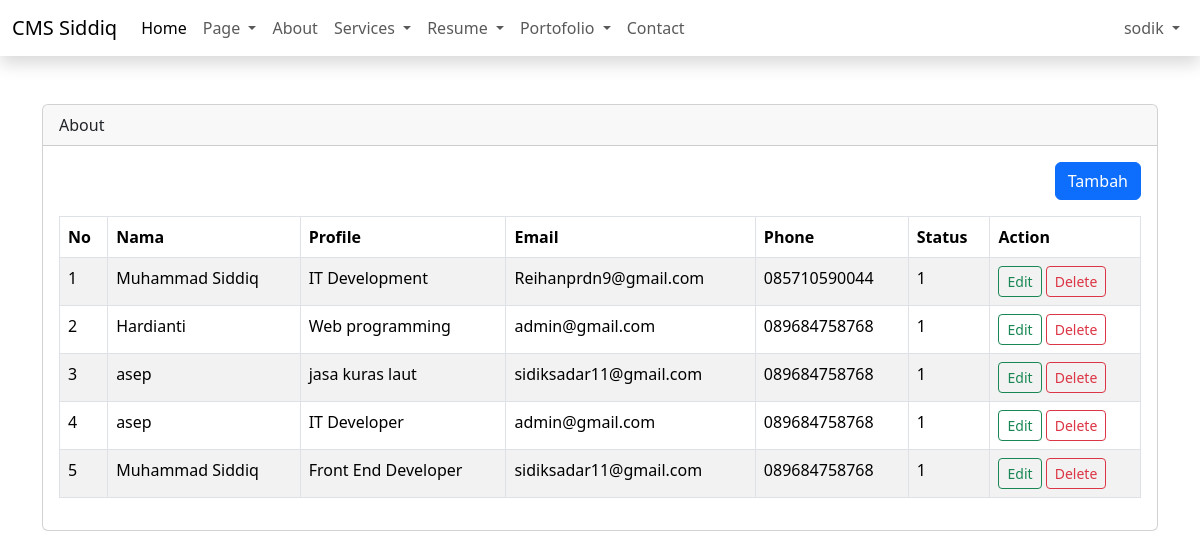
Page /admin/dashboard.php?page=about (signed in) on the committed database.
### tables this page shows
CREATE TABLE `abouts` (
  `id` int(11) NOT NULL,
  `name` varchar(50) NOT NULL,
  `profile` varchar(50) NOT NULL,
  `email` varchar(50) NOT NULL,
  `phone` varchar(20) NOT NULL,
  `photo` varchar(100) NOT NULL,
  `status` tinyint(1) NOT NULL DEFAULT 1,
  `skills` varchar(50) NOT NULL,
  `description` text NOT NULL,
  `created_ad` timestamp NOT NULL DEFAULT current_timestamp(),
  `updated_at` timestamp NULL DEFAULT current_timestamp()
);

### admin/content/about.php (the view, shortened to what this page needs)
<?php
$query = mysqli_query($config, "SELECT * FROM abouts ORDER BY id DESC");
$row = mysqli_fetch_all($query, MYSQLI_ASSOC);
?>
<div class="table-responsive">
    <div align="right" class="mb-3">
        <a href="?page=manage-about" class="btn btn-primary">Tambah</a>
    </div>
    <table class="table table-bordered table-striped" id="table">
        <thead>
            <tr>
                <th>No</th>
                <th>Nama</th>
                <th>Profile</th>
                <th>Email</th>
                <th>Phone</th>
                <th>Status</th>
                <th>Action</th>
            </tr>
        </thead>
        <tbody>
            <?php
            foreach ($row as $key => $data):
            ?>
                <tr>
                    <td><?= $key + 1 ?></td>
                    <td><?= $data['name'] ?></td>
                    <td><?= $data['profile'] ?></td>
                    <td><?= $data['email'] ?></td>
                    <td><?= $data['phone'] ?></td>
                    <td><?= $data['status'] ?></td>
                    <td>
                        <a href="manage-about.php?edit=<?php echo $data['id'] ?>" class="btn btn-outline-success btn-sm">Edit</a>
                        <a onclick="return confirm('Are you sure??')"
                            href="manage-about.php?delete=<?php echo $data['id'] ?>" class="btn btn-outline-danger btn-sm">Delete</a>
                    </td>
                </tr>
            <?php
            endforeach
            ?>
        </tbody>
    </table>
</div>

### rows in the picture
abouts: name "Muhammad Siddiq", profile "IT Development", email "Reihanprdn9@gmail.com", phone "085710590044", status "1"
abouts: name "Hardianti", profile "Web programming", email "admin@gmail.com", phone "089684758768", status "1"
abouts: name "asep", profile "jasa kuras laut", email "sidiksadar11@gmail.com", phone "089684758768", status "1"
abouts: name "asep", profile "IT Developer", email "admin@gmail.com", phone "089684758768", status "1"
abouts: name "Muhammad Siddiq", profile "Front End Developer", email "sidiksadar11@gmail.com", phone "089684758768", status "1"

### other values in the picture
$_name "sodik"
str_replace("-", " ",  ucfirst($_GET['page'])) "About"
